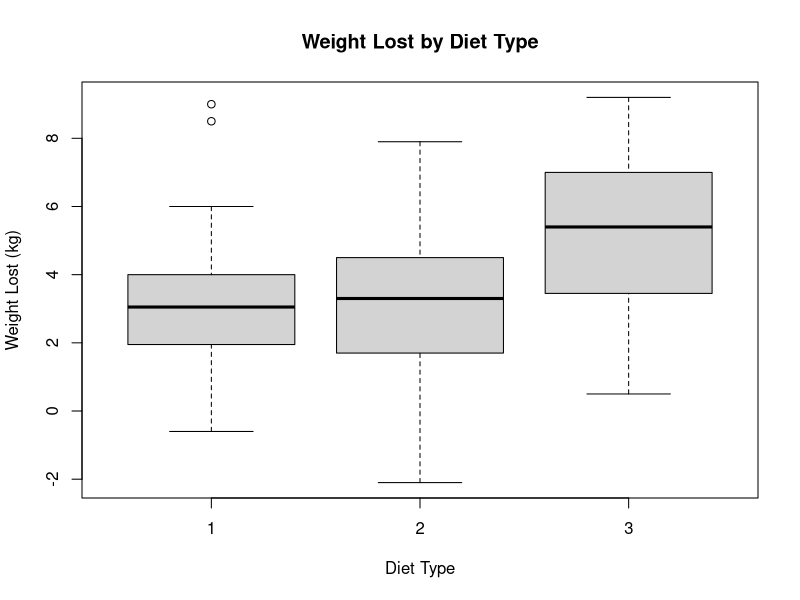
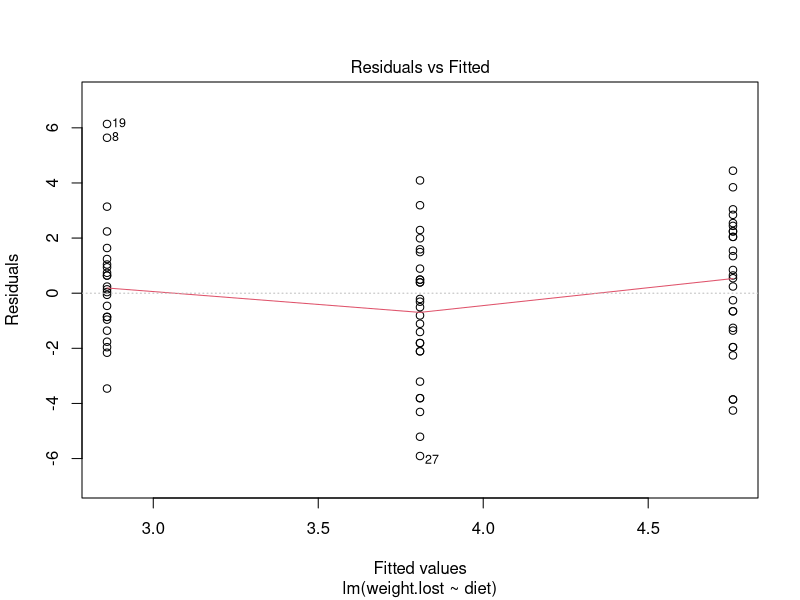
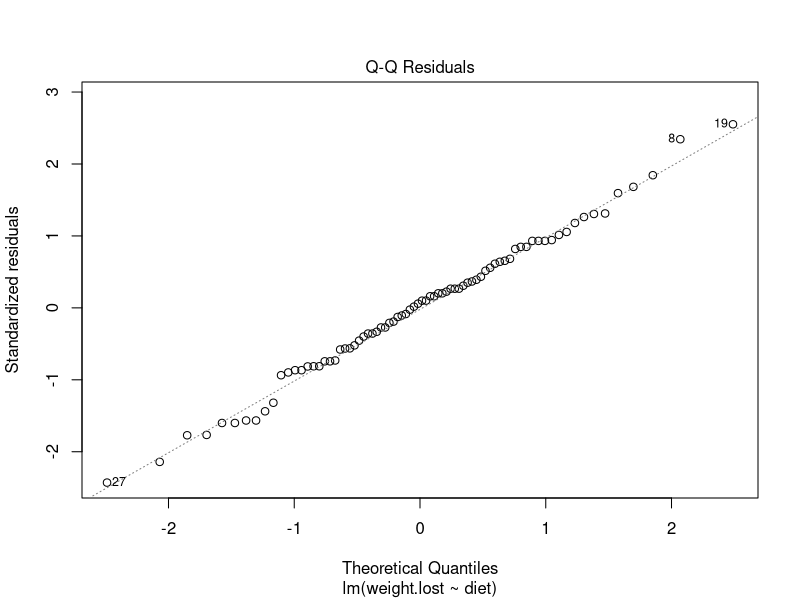
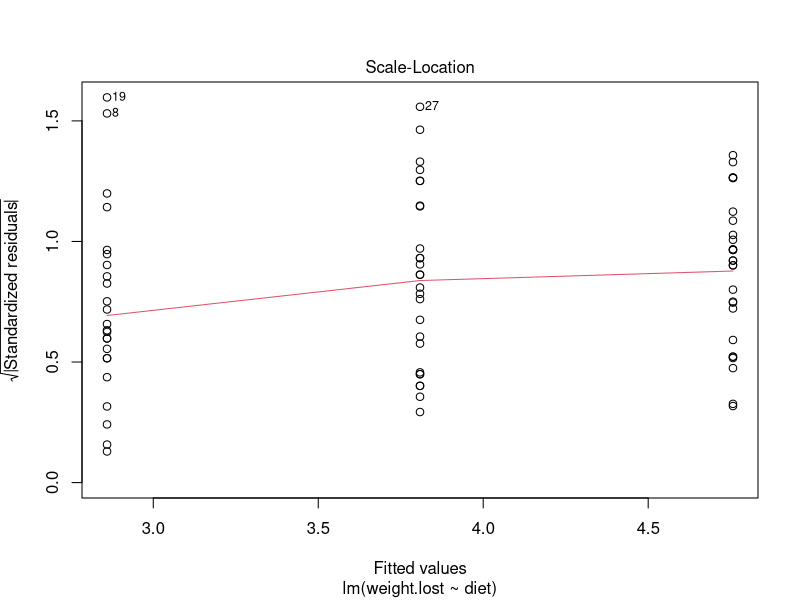
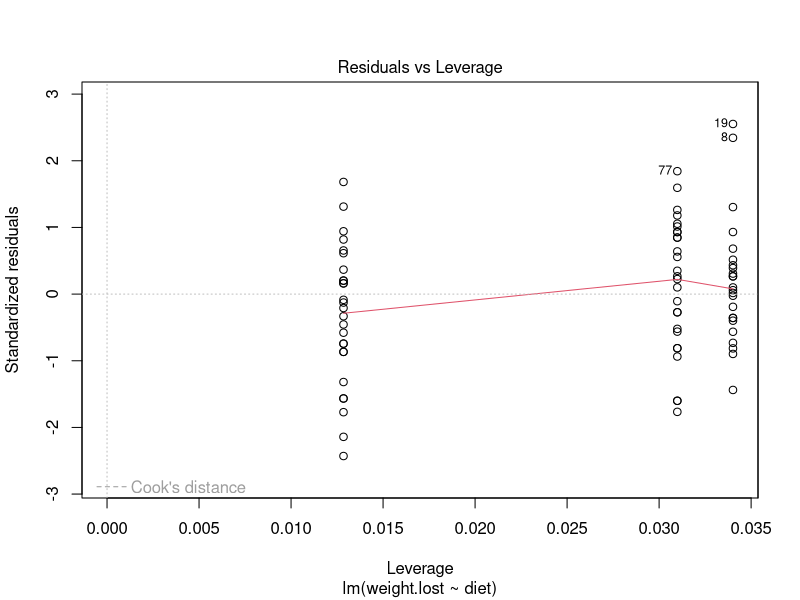

These charts were generated, in order, by the following R code:
# Load the data from file
diet <- read.table("diet.txt", header = TRUE)

# Create a new column for weight lost
diet$weight.lost <- diet$preweight - diet$weight6weeks

# Create a boxplot of weight lost by diet type
boxplot(weight.lost ~ diet, data = diet, xlab = "Diet Type", ylab = "Weight Lost (kg)", main = "Weight Lost by Diet Type")

# Perform a one-way ANOVA with diet as the factor and weight lost as the response variable
model <- lm(weight.lost ~ diet, data = diet)
anova(model)

# Check the assumptions of the ANOVA
plot(model)
